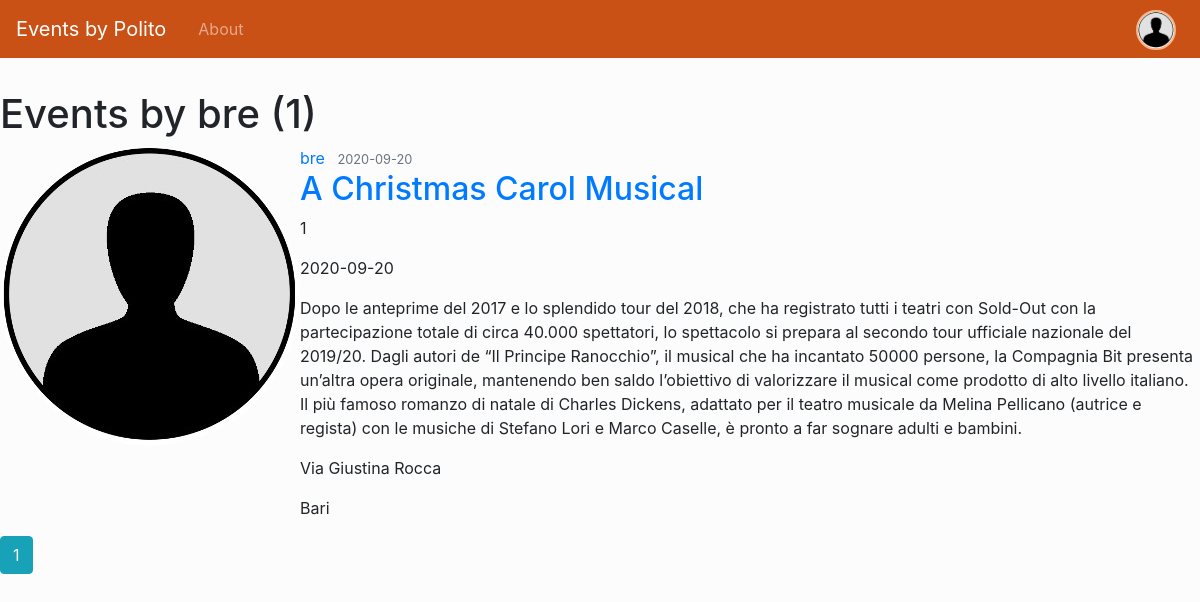
The app's page /1/events/ (signed in) with its own data.
### eventplanner/models.py (models this page shows, shortened)
class User(db.Model, UserMixin):
    id = db.Column(db.Integer, primary_key=True)
    username = db.Column(db.String(20), unique=True, nullable=False)
    email = db.Column(db.String(120), unique=True, nullable=False)
    image_file = db.Column(db.String(20), nullable=False,
                           default='default.jpg')
    password = db.Column(db.String(60), nullable=False)
    first_name = db.Column(
        db.String(100), nullable=False, server_default='')
    last_name = db.Column(
        db.String(100), nullable=False, server_default='')
    events = db.relationship('Event', backref='manager',
                             lazy=True)
    bookings = db.relationship('UserBookings', backref='customer',
                               lazy=True)
    roles = db.relationship('Role', secondary='user_roles',
                            backref=db.backref('users', lazy='dynamic'))

class Event(db.Model):
    id = db.Column(db.Integer, primary_key=True)
    title = db.Column(db.String(100), nullable=False)
    event_type = db.Column(db.Text, nullable=False)
    event_date = db.Column(db.Date, nullable=False)
    time_from = db.Column(db.Time, nullable=False)
    time_to = db.Column(db.Time, nullable=False)
    content = db.Column(db.Text, nullable=False)
    content_eng = db.Column(db.Text, nullable=True)
    address = db.Column(db.String(100), nullable=False)
    city = db.Column(db.String(100), nullable=False)
    location = db.Column(db.String(100), nullable=False)
    tickets = db.relationship(
        'Ticket', backref='event', lazy=True, cascade='all,delete-orphan')
    image_file = db.Column(db.String(20), nullable=False,
                           default='default_event.jpg')
    date_posted = db.Column(db.DateTime, nullable=False,
                            default=datetime.utcnow)
    user_id = db.Column(
        db.Integer, db.ForeignKey('user.id'), nullable=False)
    staffers = db.relationship('User', secondary='event_staff',
                               backref=db.backref('users', lazy='dynamic'))

### eventplanner/events/routes.py (the view)
@events.route("/<int:user_id>/events/", methods=['GET'])
@login_required
def my_events(user_id):
    page = request.args.get('page', 1, type=int)
    user = User.query.filter_by(id=user_id).first_or_404()
    events_by_user = Event.query.filter_by(user_id=user_id)\
        .order_by(Event.date_posted.desc())\
        .paginate(page=page, per_page=5)
    return render_template('my_events.html', user=user, events=events_by_user, title='My Events', legend='My Events')

### eventplanner/models.py (called while the page is built)
@login_manager.user_loader
def load_user(user_id):
    return User.query.get(int(user_id))

### eventplanner/templates/my_events.html (shortened to what this page needs)
 {% extends "layout.html" %}
{% block content %}
  <h1 class=mb-3""> Events by {{ user.username }} ({{ events.total }})</h1>
  {% for event in events.items %}
    <article class="media content-section">
      <img class ="rounded-circle article-img" src="{{ url_for('static', filename ='profile_pics/' + event.manager.image_file ) }}">
      <div class="media-body">
        <div class="article-metadata">
          <a class="mr-2" href="{{url_for('events.my_events', user_id=user.id)}}">{{ event.manager.username }}</a>
          <small class="text-muted">{{ event.date_posted.strftime('%Y-%m-%d') }}</small>
        </div>
        <h2><a class="article-title" href="{{ url_for('events.event', event_id = event.id)}}">{{ event.title }}</a></h2>
        <p class="article-content">{{ event.event_type }}</p>
        <p class="article-content">{{ event.event_date }}</p>
        <p class="article-content">{{ event.content }}</p>
        <p class="article-content">{{ event.address }}</p>
        <p class="article-content">{{ event.city }}</p>
      </div>
    </article>
  {% endfor %}
  {% for page_num in events.iter_pages(left_edge=1,right_edge=1, left_current=1, right_current=2) %}
    {% if page_num %}
      {% if events.page==page_num %}
        <a class="btn btn-info mb-4" href="{{ url_for('users.user_events',username = user.username,page=page_num ) }}">{{ page_num }}</a>
      {% else %}
        <a class="btn btn-outline-info mb-4" href="{{ url_for('users.user_events',username = user.username,page=page_num ) }}">{{ page_num }}</a>
      {% endif %}
    {% else %}
      ...
    {% endif %}
  {% endfor %}
{% endblock content%}

### eventplanner/templates/layout.html (shortened to what this page needs)
<!DOCTYPE html>
<html>
	<head>
		<link rel="stylesheet" href="https://stackpath.bootstrapcdn.com/bootstrap/4.4.1/css/bootstrap.min.css">
		<link rel="stylesheet" type="text/css" href="{{ url_for('static', filename='main.css') }}">
	</head>
	<body style="background-color:#fcfcfc" onload="onLoad()">
		<header class="site-header">
			<nav class="navbar navbar-expand-md navbar-dark bg-orange fixed-top">
				<a class="navbar-brand mr-4" href="{{ url_for('main.home')}}">Events by Polito</a>
				<div class="collapse navbar-collapse text-right" id="navbarToggle">
					<div class="navbar-nav mr-auto">
						<a class="nav-item nav-link" href="{{ url_for('main.about')}}">About</a>
					</div>
					<div class="navbar-nav ml-auto">
						{% if current_user.is_authenticated %}
							<a class="nav-item nav-link" href="#" onclick="accountSidebar()">
								<img class="rounded-circle navbar-img" style="background-color:#fcfcfc; border:2px solid #f9b384" src="{{ url_for('static', filename ='profile_pics/' + current_user.image_file ) }}">
							</a>
						{% else %}
							<a class="nav-item nav-link" href="{{ url_for('users.login')}}">Login</button>
							<a class="nav-item nav-link" href="{{ url_for('users.register')}}">Register</a>
						{% endif %}
					</div>
				</div>
			</nav>
		</header>
		{% block content %}{% endblock content%}
  </body>
</html>

### eventplanner/templates/layout.html (style rules this page uses)
.bg-orange { background-color:#ca5116; }
.navbar-img { width: 40px; height: 40px; margin-top: -8px; margin-bottom: -8px; }

### records on screen
User: image_file (placeholder picture)
User: username "bre"
Event: image_file (placeholder picture), manager.username "bre", date_posted "2020-09-20", title "A Christmas Carol Musical", event_type "1", event_date "2020-09-20", content "Dopo le anteprime del 2017 e lo splendido tour del 2018, che ha registrato tutti i teatri con Sold-Out con la partecipazione totale di circa 40.000 spettatori, lo spettacolo si prepara al secondo tour ufficiale nazionale del 2019/20. Dagli autori de “Il Principe Ranocchio”, il musical che ha incantato 50000 persone, la Compagnia Bit presenta un’altra opera originale, mantenendo ben saldo l’obiettivo di valorizzare il musical come prodotto di alto livello italiano. Il più famoso romanzo di natale di Charles Dickens, adattato per il teatro musicale da Melina Pellicano (autrice e regista) con le musiche di Stefano Lori e Marco Caselle, è pronto a far sognare adulti e bambini.", address "Via Giustina Rocca", city "Bari"

### other values on screen
{{ events.total }} "1"
{{ page_num }} "1"
